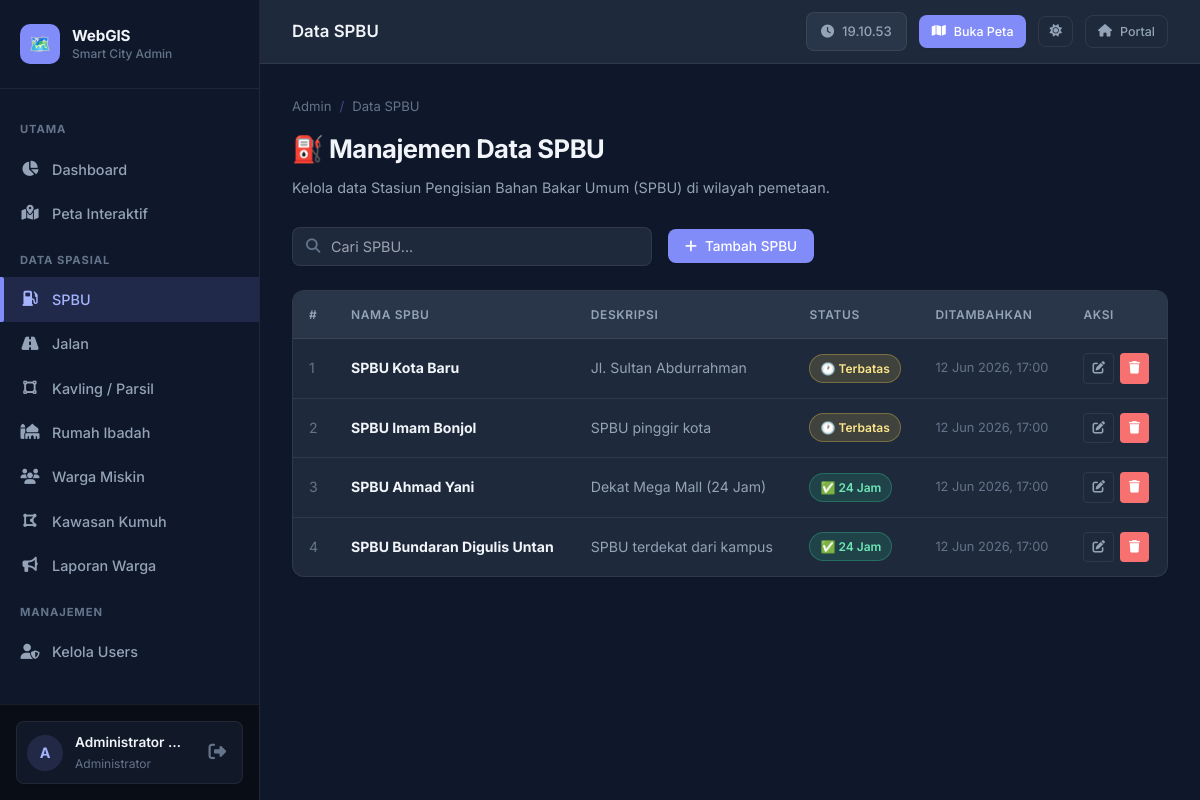
The page /webgis_app/panel_admin/kelola_spbu.php (signed in) on the database as committed earlier.
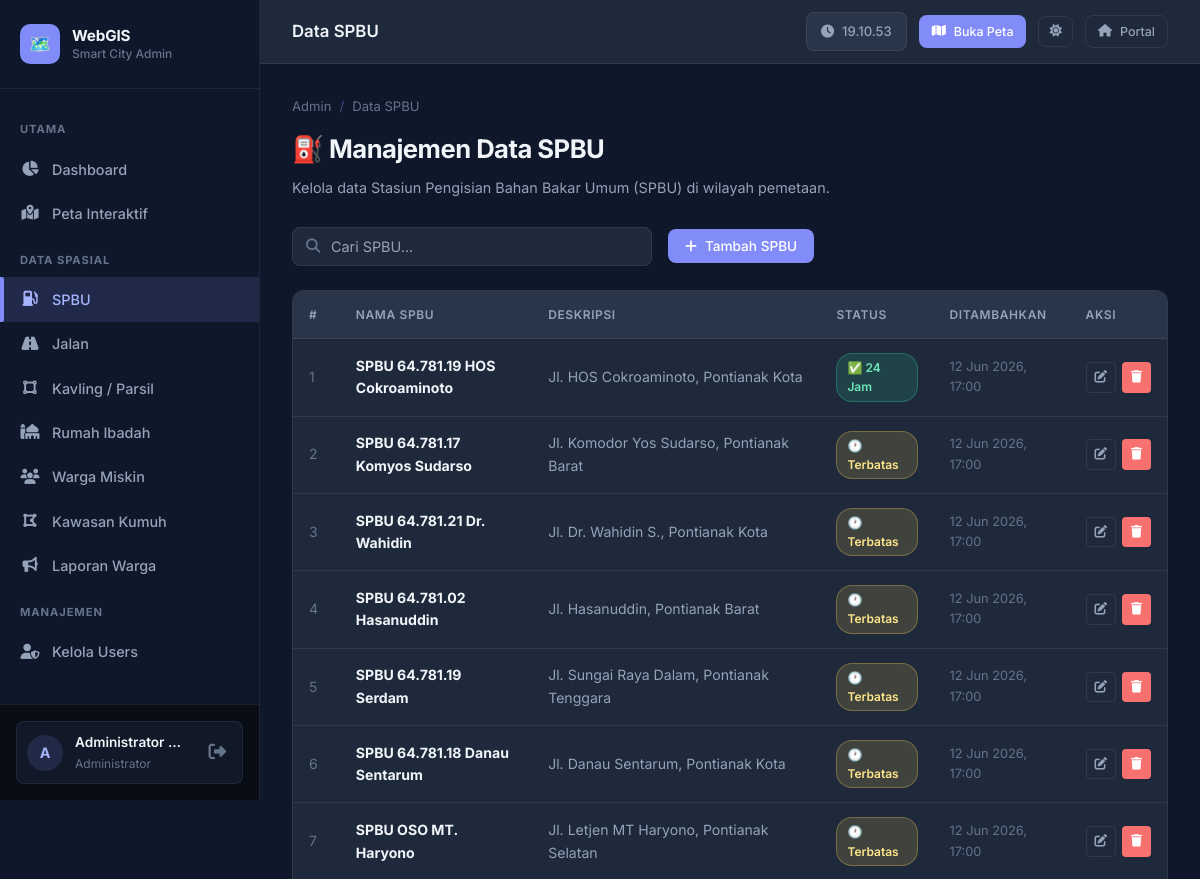
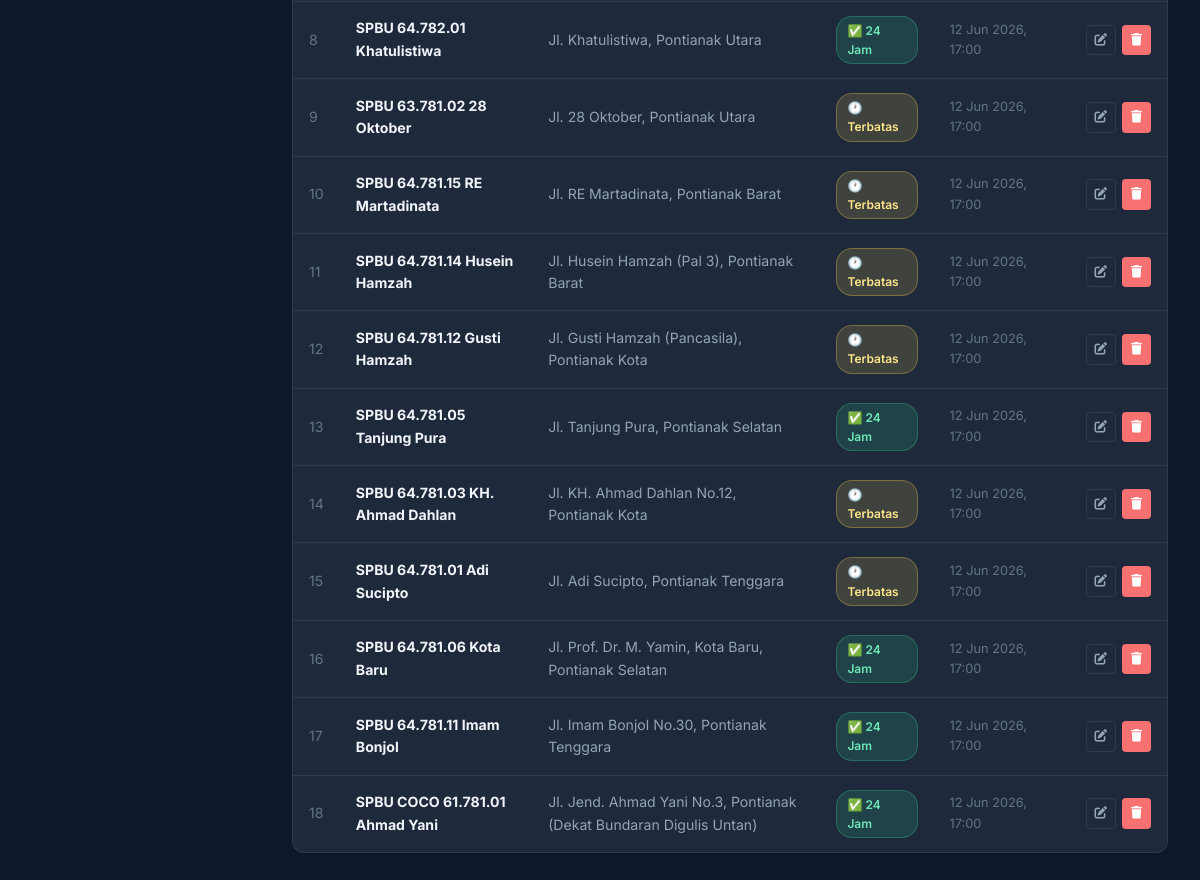
The same page on the database as committed later (2 pictures, top to bottom).
### tables this page shows
CREATE TABLE spbu (
    id INT AUTO_INCREMENT PRIMARY KEY,
    nama VARCHAR(100) NOT NULL,
    deskripsi TEXT,
    buka_24_jam TINYINT(1) NOT NULL DEFAULT 0,
    geom GEOMETRY NOT NULL,
    created_at TIMESTAMP NOT NULL DEFAULT CURRENT_TIMESTAMP,
    SPATIAL INDEX idx_spbu_geom (geom)
);

### webgis_app/core_config/settings.php (called while the page is built, shortened)
<?php
function app_base_path(): string {
    $basePath = getenv('APP_BASE_PATH');
    $basePath = trim($basePath);
    return '/' . trim($basePath, '/');
}
function app_url(string $path = ''): string {
    if ($path === '') {
        return app_base_path();
    }
    $path = '/' . ltrim($path, '/');
    return app_base_path() . $path;
}

### webgis_app/core_config/middleware_auth.php (called while the page is built, shortened)
<?php
function currentUser(): array {
    return [
        'id'          => $_SESSION['user_id']    ?? null,
        'username'    => $_SESSION['username']   ?? '',
        'role'        => $_SESSION['role']        ?? '',
        'nama_lengkap'=> $_SESSION['nama_lengkap']?? '',
    ];
}

### webgis_app/panel_admin/kelola_spbu.php (the view, shortened to what this page needs)
<?php
require_once __DIR__ . '/../core_config/middleware_auth.php';
$pdo = Database::getConnection();
$rows = $pdo->query("SELECT id, nama, deskripsi, buka_24_jam, created_at FROM spbu ORDER BY id DESC")->fetchAll();
$pageTitle = 'Data SPBU'; $activeNav = 'spbu';
$extraHead = '<link rel="stylesheet" href="https://unpkg.com/leaflet@1.9.4/dist/leaflet.css">';
require_once __DIR__ . '/partials/header.php';
?>
<div class="page-header">
    <div class="breadcrumb"><span>Admin</span><span class="sep">/</span><span>Data SPBU</span></div>
    <h1>⛽ Manajemen Data SPBU</h1>
    <p>Kelola data Stasiun Pengisian Bahan Bakar Umum (SPBU) di wilayah pemetaan.</p>
</div>
<div class="page-toolbar">
    <div class="search-box">
        <i class="fas fa-search search-icon"></i>
        <input type="text" id="searchInput" placeholder="Cari SPBU..." oninput="filterTable('searchInput','spbuTable')">
    </div>
    <button class="btn btn-primary" onclick="openModal('modalTambah')">
        <i class="fas fa-plus"></i> Tambah SPBU
    </button>
</div>
<div class="table-wrap">
<table class="data-table" id="spbuTable">
    <thead><tr>
        <th>#</th><th>Nama SPBU</th><th>Deskripsi</th><th>Status</th><th>Ditambahkan</th><th>Aksi</th>
    </tr></thead>
    <tbody>
    <?php foreach ($rows as $i => $r): ?>
    <tr>
        <td style="color:var(--text-muted)"><?= $i+1 ?></td>
        <td><strong><?= htmlspecialchars($r['nama']) ?></strong></td>
        <td style="color:var(--text-secondary)"><?= htmlspecialchars($r['deskripsi'] ?: '-') ?></td>
        <td><span class="badge <?= $r['buka_24_jam'] ? 'badge-success' : 'badge-warning' ?>"><?= $r['buka_24_jam'] ? '✅ 24 Jam' : '🕐 Terbatas' ?></span></td>
        <td style="color:var(--text-muted); font-size:0.8rem;"><?= date('d M Y, H:i', strtotime($r['created_at'])) ?></td>
        <td><div class="actions">
            <button class="btn btn-ghost btn-sm btn-icon" onclick="editRow(<?= htmlspecialchars(json_encode($r)) ?>)" title="Edit"><i class="fas fa-edit"></i></button>
            <button class="btn btn-danger btn-sm btn-icon" onclick="hapus(<?= $r['id'] ?>,'<?= addslashes($r['nama']) ?>')" title="Hapus"><i class="fas fa-trash"></i></button>
        </div></td>
    </tr>
    <?php endforeach; ?>
    </tbody>
</table>
</div>
<?php require_once __DIR__ . '/partials/footer.php'; ?>

### webgis_app/panel_admin/partials/header.php (shortened to what this page needs)
<?php
$user = currentUser();
$initial = strtoupper(substr($user['nama_lengkap'] ?: $user['username'], 0, 1));
?>
<!DOCTYPE html>
<html lang="id" data-theme="dark">
<head>
    <link rel="stylesheet" href="https://cdnjs.cloudflare.com/ajax/libs/font-awesome/6.5.0/css/all.min.css">
    <link rel="stylesheet" href="<?= app_url('public_assets/css/global.css') ?>?v=20260610-spbu-snackbar">
    <link rel="stylesheet" href="<?= app_url('public_assets/css/panel.css') ?>">
    <?= $extraHead ?? '' ?>
</head>
<body class="admin-page <?= $bodyClass ?? '' ?>">
<aside class="sidebar" id="sidebar">
    <div class="sidebar-brand">
        <div class="brand-icon">🗺️</div>
        <div class="brand-text">
            <span class="brand-name">WebGIS</span>
            <span class="brand-sub">Smart City Admin</span>
        </div>
    </div>
    <nav class="sidebar-nav">
        <div class="nav-section-title">Utama</div>
        <a href="<?= app_url('panel_admin/index.php') ?>"
           class="nav-item <?= ($activeNav==='dashboard') ? 'active' : '' ?>">
            <span class="nav-icon"><i class="fas fa-chart-pie"></i></span> Dashboard
        </a>
        <a href="<?= app_url('panel_admin/peta_admin.php') ?>"
           class="nav-item <?= ($activeNav==='peta') ? 'active' : '' ?>">
            <span class="nav-icon"><i class="fas fa-map-marked-alt"></i></span> Peta Interaktif
        </a>
        <div class="nav-section-title">Data Spasial</div>
        <a href="<?= app_url('panel_admin/kelola_spbu.php') ?>"
           class="nav-item <?= ($activeNav==='spbu') ? 'active' : '' ?>">
            <span class="nav-icon"><i class="fas fa-gas-pump"></i></span> SPBU
        </a>
        <a href="<?= app_url('panel_admin/kelola_jalan.php') ?>"
           class="nav-item <?= ($activeNav==='jalan') ? 'active' : '' ?>">
            <span class="nav-icon"><i class="fas fa-road"></i></span> Jalan
        </a>
        <a href="<?= app_url('panel_admin/kelola_kavling.php') ?>"
           class="nav-item <?= ($activeNav==='kavling') ? 'active' : '' ?>">
            <span class="nav-icon"><i class="fas fa-vector-square"></i></span> Kavling / Parsil
        </a>
        <a href="<?= app_url('panel_admin/kelola_fasilitas.php') ?>"
           class="nav-item <?= ($activeNav==='rumah') ? 'active' : '' ?>">
            <span class="nav-icon"><i class="fas fa-mosque"></i></span> Rumah Ibadah
        </a>
        <a href="<?= app_url('panel_admin/kelola_warga.php') ?>"
           class="nav-item <?= ($activeNav==='warga') ? 'active' : '' ?>">
            <span class="nav-icon"><i class="fas fa-users"></i></span> Warga Miskin
        </a>
        <a href="<?= app_url('panel_admin/kelola_kawasan.php') ?>"
           class="nav-item <?= ($activeNav==='kawasan') ? 'active' : '' ?>">
            <span class="nav-icon"><i class="fas fa-draw-polygon"></i></span> Kawasan Kumuh
        </a>
        <a href="<?= app_url('panel_admin/kelola_laporan.php') ?>"
           class="nav-item <?= ($activeNav==='laporan') ? 'active' : '' ?>">
            <span class="nav-icon"><i class="fas fa-bullhorn"></i></span> Laporan Warga
        </a>
        <div class="nav-section-title">Manajemen</div>
        <a href="<?= app_url('panel_admin/manajemen_pengguna.php') ?>"
           class="nav-item <?= ($activeNav==='users') ? 'active' : '' ?>">
            <span class="nav-icon"><i class="fas fa-user-shield"></i></span> Kelola Users
        </a>
    </nav>
    <div class="sidebar-footer">
        <div class="user-info">
            <div class="user-avatar"><?= $initial ?></div>
            <div class="user-details">
                <div class="user-name"><?= htmlspecialchars($user['nama_lengkap'] ?: $user['username']) ?></div>
                <div class="user-role">Administrator</div>
            </div>
            <a href="<?= app_url('logout.php') ?>" class="user-logout" title="Keluar">
                <i class="fas fa-sign-out-alt"></i>
            </a>
        </div>
    </div>
</aside>
<main class="admin-main">
    <div class="topbar">
        <span class="topbar-title"><?= htmlspecialchars($pageTitle ?? 'Dashboard') ?></span>
        <div class="topbar-actions">
            <div class="topbar-time" id="clock">
                <i class="fas fa-clock"></i> <span id="clockText"></span>
            </div>
            <a href="<?= app_url('panel_admin/peta_admin.php') ?>" class="btn btn-primary btn-sm">
                <i class="fas fa-map"></i> Buka Peta
            </a>
            <button class="btn btn-ghost btn-sm" id="adminThemeToggle" title="Toggle tema" aria-label="Toggle dark/light mode" style="padding:8px 10px;">
                <i class="fas fa-moon" id="adminThemeIcon"></i>
            </button>
            <a href="<?= app_url('../portal.html') ?>" class="btn btn-ghost btn-sm" title="Kembali ke Portal WebGIS">
                <i class="fas fa-home"></i> Portal
            </a>
        </div>
    </div>
    <div class="admin-content">

### webgis_app/panel_admin/partials/footer.php (shortened to what this page needs)
    </div>
</main>
</body>
</html>

### webgis_app/public_assets/css/global.css (style rules this page uses)
:root, [data-theme="light"] { --primary: #2563EB; --primary-light: #3B82F6; --primary-dark: #1D4ED8; --primary-glow: rgba(37, 99, 235, 0.08); --accent: #10B981; --danger: #EF4444; --warning: #F59E0B; --info: #0EA5E9; --bg-base: #F9FAFB; --bg-surface: #FFFFFF; --bg-elevated: #FFFFFF; --bg-card: #FFFFFF; --border-light: #E5E7EB; --border-hover: #D1D5DB; --text-primary: #111827; --text-secondary: #4B5563; --text-muted: #6B7280; --sidebar-w: 260px; --sidebar-bg: #FFFFFF; --sidebar-border: #E5E7EB; --radius-sm: 4px; --radius-md: 8px; --radius-lg: 12px; --radius-xl: 16px; --shadow-sm: 0 1px 2px 0 rgba(0, 0, 0, 0.05); --shadow-md: 0 4px 6px -1px rgba(0, 0, 0, 0.1), 0 2px 4px -1px rgba(0, 0, 0, 0.06); --shadow-lg: 0 10px 15px -3px rgba(0, 0, 0, 0.1), 0 4px 6px -2px rgba(0, 0, 0, 0.05); --transition: all 0.25s cubic-bezier(0.4, 0, 0.2, 1); }
[data-theme="dark"] { --primary: #818CF8; --primary-light: #A5B4FC; --primary-dark: #6366F1; --primary-glow: rgba(129, 140, 248, 0.15); --accent: #34D399; --danger: #F87171; --warning: #FCD34D; --info: #38BDF8; --bg-base: #0F172A; --bg-surface: #1E293B; --bg-elevated: #293548; --bg-card: #1E293B; --border-light: rgba(255,255,255,0.08); --border-hover: rgba(129,140,248,0.45); --text-primary: #F1F5F9; --text-secondary: #94A3B8; --text-muted: #64748B; --sidebar-bg: #0F172A; --sidebar-border: rgba(255,255,255,0.07); }
*, *::before, *::after { box-sizing: border-box; margin: 0; padding: 0; }
html { scroll-behavior: smooth; }
body { font-family: 'Inter', sans-serif; background: var(--bg-base); color: var(--text-primary); font-size: 14px; line-height: 1.6; min-height: 100vh; -webkit-font-smoothing: antialiased; transition: background 0.25s ease, color 0.25s ease; }
a { color: var(--primary); text-decoration: none; transition: var(--transition); }
.btn { display: inline-flex; align-items: center; gap: 8px; padding: 8px 16px; border-radius: var(--radius-md); border: 1px solid transparent; font-size: 0.85rem; font-weight: 500; font-family: 'Inter', sans-serif; cursor: pointer; transition: var(--transition); white-space: nowrap; outline: none; }
.btn-primary { background: var(--primary); color: #fff; box-shadow: var(--shadow-sm); }
.btn-danger { background: var(--danger); color: #fff; }
.btn-ghost { background: transparent; border: 1px solid var(--border-light); color: var(--text-secondary); }
.btn-sm { padding: 6px 12px; font-size: 0.78rem; }
.btn-icon { padding: 8px; border-radius: var(--radius-sm); }
.badge { display: inline-flex; align-items: center; padding: 4px 10px; border-radius: var(--radius-xl); font-size: 0.75rem; font-weight: 600; }
.badge-success { background: #ECFDF5; color: #047857; border: 1px solid #A7F3D0; }
.badge-warning { background: #FFFBEB; color: #B45309; border: 1px solid #FDE68A; }
[data-theme="dark"] .badge-success { background: rgba(52,211,153,0.15); color: #6EE7B7; border-color: rgba(52,211,153,0.3); }
[data-theme="dark"] .badge-warning { background: rgba(252,211,77,0.15); color: #FDE68A; border-color: rgba(252,211,77,0.3); }
.table-wrap { overflow-x: auto; border-radius: var(--radius-lg); border: 1px solid var(--border-light); background: var(--bg-surface); box-shadow: var(--shadow-sm); }
.data-table { width: 100%; border-collapse: collapse; font-size: 0.88rem; }
.data-table thead th { background: var(--bg-elevated); padding: 14px 16px; text-align: left; font-size: 0.75rem; font-weight: 600; color: var(--text-secondary); text-transform: uppercase; letter-spacing: 0.05em; white-space: nowrap; border-bottom: 1px solid var(--border-light); }
.data-table tbody tr { border-bottom: 1px solid var(--border-light); transition: background 0.15s; }
.data-table tbody tr:last-child { border-bottom: none; }
.data-table td { padding: 14px 16px; color: var(--text-primary); vertical-align: middle; }
.data-table .actions { display: flex; gap: 6px; }
.page-header { margin-bottom: 28px; }
.page-header h1 { font-size: 1.6rem; font-weight: 700; color: var(--text-primary); letter-spacing: -0.02em; }
.page-header p { color: var(--text-secondary); margin-top: 6px; font-size: 0.9rem; }
.page-header .breadcrumb { display: flex; gap: 8px; align-items: center; font-size: 0.82rem; color: var(--text-muted); margin-bottom: 12px; }
.page-header .breadcrumb .sep { color: var(--border-hover); }

Rows that differ between the two databases and show on the page:
added spbu: nama "SPBU 64.781.19 HOS Cokroaminoto", deskripsi "Jl. HOS Cokroaminoto, Pontianak Kota", buka_24_jam "✅ 24 Jam", created_at "12 Jun 2026, 17:00"
added spbu: nama "SPBU 64.781.17 Komyos Sudarso", deskripsi "Jl. Komodor Yos Sudarso, Pontianak Barat", buka_24_jam "🕐 Terbatas", created_at "12 Jun 2026, 17:00"
added spbu: nama "SPBU 64.781.21 Dr. Wahidin", deskripsi "Jl. Dr. Wahidin S., Pontianak Kota", buka_24_jam "🕐 Terbatas", created_at "12 Jun 2026, 17:00"
added spbu: nama "SPBU 64.781.02 Hasanuddin", deskripsi "Jl. Hasanuddin, Pontianak Barat", buka_24_jam "🕐 Terbatas", created_at "12 Jun 2026, 17:00"
added spbu: nama "SPBU 64.781.19 Serdam", deskripsi "Jl. Sungai Raya Dalam, Pontianak Tenggara", buka_24_jam "🕐 Terbatas", created_at "12 Jun 2026, 17:00"
added spbu: nama "SPBU 64.781.18 Danau Sentarum", deskripsi "Jl. Danau Sentarum, Pontianak Kota", buka_24_jam "🕐 Terbatas", created_at "12 Jun 2026, 17:00"
added spbu: nama "SPBU OSO MT. Haryono", deskripsi "Jl. Letjen MT Haryono, Pontianak Selatan", buka_24_jam "🕐 Terbatas", created_at "12 Jun 2026, 17:00"
added spbu: nama "SPBU 64.782.01 Khatulistiwa", deskripsi "Jl. Khatulistiwa, Pontianak Utara", buka_24_jam "✅ 24 Jam", created_at "12 Jun 2026, 17:00"
added spbu: nama "SPBU 63.781.02 28 Oktober", deskripsi "Jl. 28 Oktober, Pontianak Utara", buka_24_jam "🕐 Terbatas", created_at "12 Jun 2026, 17:00"
added spbu: nama "SPBU 64.781.15 RE Martadinata", deskripsi "Jl. RE Martadinata, Pontianak Barat", buka_24_jam "🕐 Terbatas", created_at "12 Jun 2026, 17:00"
added spbu: nama "SPBU 64.781.14 Husein Hamzah", deskripsi "Jl. Husein Hamzah (Pal 3), Pontianak Barat", buka_24_jam "🕐 Terbatas", created_at "12 Jun 2026, 17:00"
added spbu: nama "SPBU 64.781.12 Gusti Hamzah", deskripsi "Jl. Gusti Hamzah (Pancasila), Pontianak Kota", buka_24_jam "🕐 Terbatas", created_at "12 Jun 2026, 17:00"
added spbu: nama "SPBU 64.781.05 Tanjung Pura", deskripsi "Jl. Tanjung Pura, Pontianak Selatan", buka_24_jam "✅ 24 Jam", created_at "12 Jun 2026, 17:00"
added spbu: nama "SPBU 64.781.03 KH. Ahmad Dahlan", deskripsi "Jl. KH. Ahmad Dahlan No.12, Pontianak Kota", buka_24_jam "🕐 Terbatas", created_at "12 Jun 2026, 17:00"
changed spbu: nama "SPBU Kota Baru" → "SPBU 64.781.01 Adi Sucipto"; deskripsi "Jl. Sultan Abdurrahman" → "Jl. Adi Sucipto, Pontianak Tenggara"
changed spbu: nama "SPBU Imam Bonjol" → "SPBU 64.781.06 Kota Baru"; deskripsi "SPBU pinggir kota" → "Jl. Prof. Dr. M. Yamin, Kota Baru, Pontianak Selatan"; buka_24_jam "🕐 Terbatas" → "✅ 24 Jam"
changed spbu: nama "SPBU Ahmad Yani" → "SPBU 64.781.11 Imam Bonjol"; deskripsi "Dekat Mega Mall (24 Jam)" → "Jl. Imam Bonjol No.30, Pontianak Tenggara"
changed spbu: nama "SPBU Bundaran Digulis Untan" → "SPBU COCO 61.781.01 Ahmad Yani"; deskripsi "SPBU terdekat dari kampus" → "Jl. Jend. Ahmad Yani No.3, Pontianak (Dekat Bundaran Digulis Untan)"
